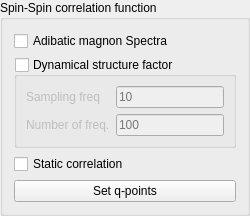
                                       <widget class="QGroupBox" name="InpSpinCorrMainBox">
                                          <property name="title">
                                             <string>Spin-Spin correlation function</string>
                                          </property>
                                          <layout class="QGridLayout" name="gridLayout_31">
                                             <item row="0" column="0">
                                                <widget class="QCheckBox" name="InpAMSCheck">
                                                   <property name="text">
                                                      <string>Adibatic magnon Spectra</string>
                                                   </property>
                                                </widget>
                                             </item>
                                             <item row="1" column="0">
                                                <widget class="QGroupBox" name="ImpSqwBox">
                                                   <property name="title">
                                                      <string>Dynamical structure factor</string>
                                                   </property>
                                                   <property name="checkable">
                                                      <bool>true</bool>
                                                   </property>
                                                   <property name="checked">
                                                      <bool>false</bool>
                                                   </property>
                                                   <layout class="QGridLayout" name="gridLayout_47">
                                                      <item row="0" column="0">
                                                         <widget class="QLabel" name="InpScStepLabel">
                                                            <property name="text">
                                                               <string>Sampling freq</string>
                                                            </property>
                                                         </widget>
                                                      </item>
                                                      <item row="0" column="1">
                                                         <widget class="QLineEdit" name="InpScStep">
                                                            <property name="placeholderText">
                                                               <string>10</string>
                                                            </property>
                                                         </widget>
                                                      </item>
                                                      <item row="1" column="0">
                                                         <widget class="QLabel" name="InpScNStepLabel">
                                                            <property name="text">
                                                               <string>Number of freq.</string>
                                                            </property>
                                                         </widget>
                                                      </item>
                                                      <item row="1" column="1">
                                                         <widget class="QLineEdit" name="InpScNStep">
                                                            <property name="placeholderText">
                                                               <string>100</string>
                                                            </property>
                                                         </widget>
                                                      </item>
                                                   </layout>
                                                </widget>
                                             </item>
                                             <item row="2" column="0">
                                                <widget class="QCheckBox" name="InpScCheck">
                                                   <property name="text">
                                                      <string>Static correlation</string>
                                                   </property>
                                                </widget>
                                             </item>
                                             <item row="3" column="0">
                                                <widget class="QPushButton" name="InpSqQpoints">
                                                   <property name="text">
                                                      <string>Set q-points</string>
                                                   </property>
                                                </widget>
                                             </item>
                                          </layout>
                                       </widget>
